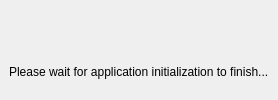
<?xml version="1.0" encoding="UTF-8"?>
<ui version="4.0">
 <class>InitWindow</class>
 <widget class="QMainWindow" name="InitWindow">
  <widget class="QWidget" name="centralwidget">
   <layout class="QVBoxLayout" name="verticalLayout">
    <item>
     <layout class="QHBoxLayout" name="horizontalLayout">
      <item>
       <spacer name="horizontalSpacer">
        <property name="orientation">
         <enum>Qt::Horizontal</enum>
        </property>
        <property name="sizeHint" stdset="0">
         <size>
          <width>40</width>
          <height>20</height>
         </size>
        </property>
       </spacer>
      </item>
      <item>
       <widget class="QLabel" name="lbl_tape">
        <property name="text">
         <string notr="true"/>
        </property>
       </widget>
      </item>
      <item>
       <spacer name="horizontalSpacer_2">
        <property name="orientation">
         <enum>Qt::Horizontal</enum>
        </property>
        <property name="sizeHint" stdset="0">
         <size>
          <width>40</width>
          <height>20</height>
         </size>
        </property>
       </spacer>
      </item>
     </layout>
    </item>
    <item>
     <widget class="QLabel" name="label">
      <property name="text">
       <string>Please wait for application initialization to finish...</string>
      </property>
     </widget>
    </item>
   </layout>
  </widget>
 </widget>
 <resources/>
 <connections/>
</ui>
